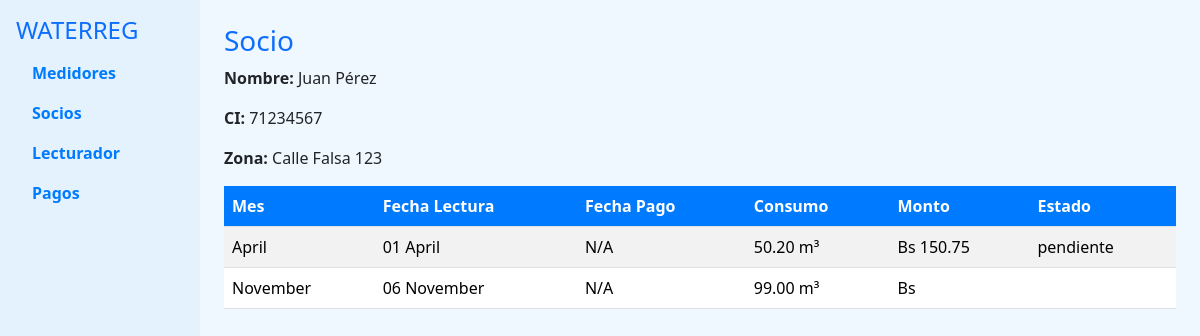
Screenshot of /informacion_socio.php?usuario_id=1 with the database file from the repository.
### tables this page shows
CREATE TABLE `usuarios` (
  `usuario_id` bigint(20) NOT NULL,
  `nombre` text DEFAULT NULL,
  `direccion` text DEFAULT NULL,
  `telefono` text DEFAULT NULL,
  `email` text DEFAULT NULL,
  `fecha_registro` date DEFAULT NULL,
  `estado` text DEFAULT NULL
);

CREATE TABLE `facturacion` (
  `factura_id` bigint(20) NOT NULL,
  `consumo_id` bigint(20) DEFAULT NULL,
  `monto` decimal(10,2) DEFAULT NULL,
  `fecha_emision` date DEFAULT NULL,
  `fecha_vencimiento` date DEFAULT NULL,
  `estado` text DEFAULT NULL
);

CREATE TABLE `consumos` (
  `consumo_id` bigint(20) NOT NULL,
  `medidor_id` bigint(20) DEFAULT NULL,
  `fecha_lectura` date DEFAULT NULL,
  `lectura_anterior` decimal(10,2) DEFAULT NULL,
  `lectura_actual` decimal(10,2) DEFAULT NULL,
  `consumo_m3` decimal(10,2) DEFAULT NULL,
  `observaciones` text DEFAULT NULL
);

### informacion_socio.php (the view, shortened to what this page needs)
<?php
include 'conexion.php';
$usuario_id = $_GET['usuario_id'];
$usuario_query = "SELECT nombre, telefono, direccion FROM usuarios WHERE usuario_id = $usuario_id";
$usuario_result = $conexion->query($usuario_query);
$usuario = $usuario_result->fetch_assoc();
$consumos_query = "
    SELECT
        DATE_FORMAT(consumos.fecha_lectura, '%d %M') AS fecha_lectura,
        DATE_FORMAT(pagos.fecha_pago, '%d %M') AS fecha_pago,
        consumos.consumo_m3,
        facturacion.monto,
        facturacion.estado
    FROM consumos
    LEFT JOIN facturacion ON consumos.consumo_id = facturacion.consumo_id
    LEFT JOIN pagos ON facturacion.factura_id = pagos.factura_id
    WHERE consumos.medidor_id IN (SELECT medidor_id FROM medidores WHERE usuario_id = $usuario_id)";
$consumos_result = $conexion->query($consumos_query);
?>
<!DOCTYPE html>
<html lang="es">
<head>
    <link rel="stylesheet" href="css/bootstrap.min.css">
</head>
<body>
<div class="container-fluid">
    <div class="row">
        <nav class="col-md-2 sidebar p-3">
            <h4 class="text-primary">WATERREG</h4>
            <ul class="nav flex-column">
                <li class="nav-item">
                    <a class="nav-link" href="index.php">Medidores</a>
                </li>
                <li class="nav-item">
                    <a class="nav-link active" href="lista_socios.php">Socios</a>
                </li>
                <li class="nav-item">
                    <a class="nav-link" href="registrar_consumo.php">Lecturador</a>
                </li>
                <li class="nav-item">
                    <a class="nav-link" href="#">Pagos</a>
                </li>
            </ul>
        </nav>
        <main class="col-md-10 p-4">
            <h3 class="text-primary">Socio</h3>
            <p><strong>Nombre:</strong> <?php echo $usuario['nombre']; ?></p>
            <p><strong>CI:</strong> <?php echo $usuario['telefono']; ?></p>
            <p><strong>Zona:</strong> <?php echo $usuario['direccion']; ?></p>
            <table class="table table-striped">
                <thead>
                    <tr>
                        <th>Mes</th>
                        <th>Fecha Lectura</th>
                        <th>Fecha Pago</th>
                        <th>Consumo</th>
                        <th>Monto</th>
                        <th>Estado</th>
                    </tr>
                </thead>
                <tbody>
                    <?php while ($consumo = $consumos_result->fetch_assoc()) { ?>
                    <tr>
                        <td><?php echo date("F", strtotime($consumo['fecha_lectura'])); ?></td>
                        <td><?php echo $consumo['fecha_lectura']; ?></td>
                        <td><?php echo $consumo['fecha_pago'] ?? 'N/A'; ?></td>
                        <td><?php echo $consumo['consumo_m3'] . " m³"; ?></td>
                        <td><?php echo "Bs " . $consumo['monto']; ?></td>
                        <td><?php echo $consumo['estado']; ?></td>
                    </tr>
                    <?php } ?>
                </tbody>
            </table>
        </main>
    </div>
</div>
</body>
</html>

### informacion_socio.php (style rules this page uses)
body { background-color: #f0f8ff; }
.sidebar { background-color: #e3f2fd; min-height: 100vh; }
.sidebar a { color: #007bff; font-weight: bold; text-decoration: none; }
.table th { background-color: #007bff; color: white; }
.text-primary { color: #007bff; }

### rows the page displays
usuarios: nombre "Juan Pérez", telefono "71234567", direccion "Calle Falsa 123"
facturacion: fecha_lectura "April", fecha_lectura "01 April", fecha_pago "N/A", consumo.consumo_m3 "50.20", monto "150.75", estado "pendiente"
consumos: fecha_lectura "November", fecha_lectura "06 November", fecha_pago "N/A", consumo_m3 "99.00"
